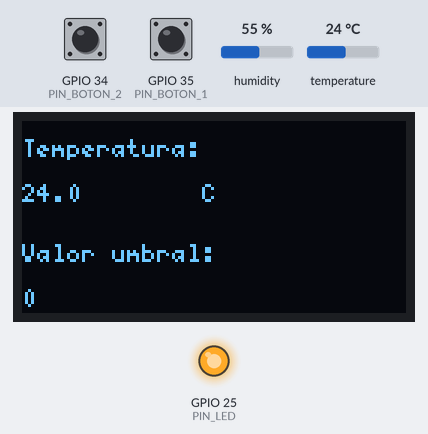
Recording of a sketch running on a simulated ESP32. On the bench: 128×64 one-colour display, output pins drawn as LEDs (lit = HIGH). The test bench sets the inputs (shaded band); at power-on: temperature 24 °C, GPIO 34 (PIN_BOTON_2) HIGH, GPIO 35 (PIN_BOTON_1) HIGH, humidity 55 %. EEPROM starts erased; what the sketch prints to the serial monitor is not drawn.

Above: at 1.2 s.
1.3 s: temperature set to 12 °C
At 2.8 s:
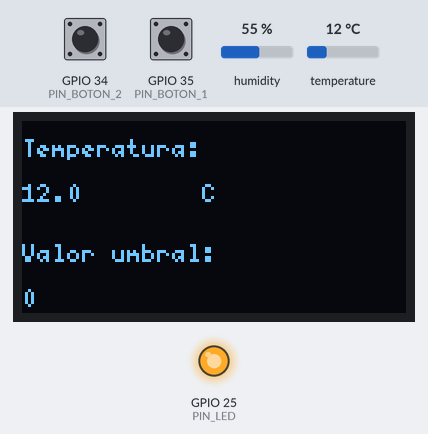
3.6 s: GPIO 34 (PIN_BOTON_2) pulled LOW for 0.15 s
5.2 s: GPIO 35 (PIN_BOTON_1) pulled LOW for 0.15 s
6.8 s: GPIO 35 (PIN_BOTON_1) pulled LOW for 1 s
At 9.0 s:
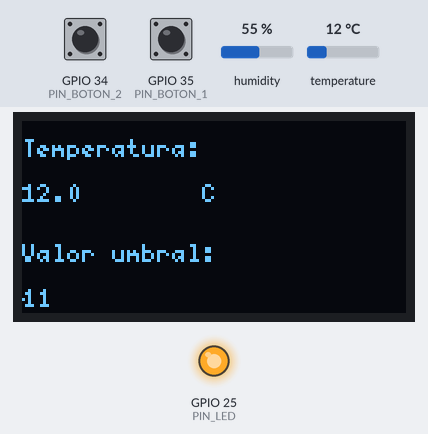
9.3 s: temperature set to 19 °C
11.7 s: GPIO 34 (PIN_BOTON_2) pulled LOW for 1 s
At 14.1 s:
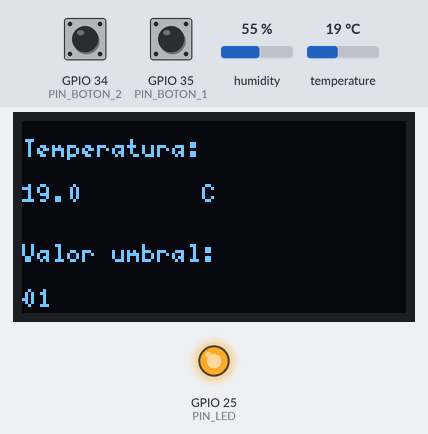
Timing chart, 0 to 15.2 s (numbered marks = the images above; inputs shaded):
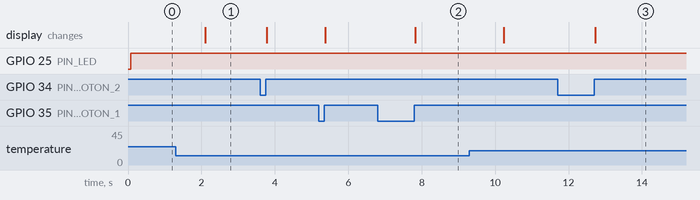

The sketch:

TP_FINAL_ST_2023_LEVEN_MORALES_PEREIRO.ino
```cpp
/**********************************
  TP FINAL
  Integrantes: Octavio Leven - Santiago Morales - Thiago Pereiro
 **********************************/

//Librerías
#include "U8g2lib.h"
#include "string.h"
//#include "DHT.h"
#include "DHT_U.h"
#include "Adafruit_Sensor.h"
#include <Preferences.h>

Preferences preferences;

//Constructores y variables globales
U8G2_SH1106_128X64_NONAME_F_HW_I2C u8g2(U8G2_R0, /* reset=*/ U8X8_PIN_NONE);

//Pantalla Display en pixeles
#define SCREEN_WIDTH 128
#define SCREEN_HEIGHT 64

#define DHTPIN 23
#define DHTTYPE DHT11
DHT dht(DHTPIN, DHTTYPE);
int estado = 0;

int valorUmbral;

#define PIN_BOTON_1 35
#define PIN_BOTON_2 34
#define PIN_LED 25

#define PANTALLA_1 0
#define ESTADO_SUMA 1
#define ESTADO_RESTA 2

void setup()
{
  Serial.begin(115200);
  Serial.println(F("OLED test"));
  u8g2.begin();
  dht.begin();

  pinMode(PIN_BOTON_1, INPUT_PULLUP);
  pinMode(PIN_BOTON_2, INPUT_PULLUP);
  pinMode(PIN_LED, OUTPUT);

  preferences.begin("my-app", false);
  valorUmbral = preferences.getUInt("UMBRAL", 0);

}

void loop()
{
  float t = dht.readTemperature();
  //Serial.println(t);
  char temp[5];
  sprintf(temp, "%2.1f", t);
  // Serial.println(temp);
  char umbral[3];
  sprintf(umbral, "%i", valorUmbral);
  Serial.println(valorUmbral);
  Serial.println(umbral);

  switch (estado) {
    case PANTALLA_1:
      u8g2.setFont(u8g_font_5x7);
      u8g2.drawStr(0, 12, "Temperatura: ");
      u8g2.drawStr(0, 27, temp);
      u8g2.drawStr(60, 27, "C");
      u8g2.drawStr(0, 47, "Valor umbral:");
      u8g2.drawStr(0, 62, umbral);
      u8g2.sendBuffer();

      if (digitalRead(PIN_BOTON_1) == LOW) {
        estado = ESTADO_SUMA;
      }

      if (digitalRead(PIN_BOTON_2) == LOW) {
        estado = ESTADO_RESTA;
      }

      if (t >= valorUmbral) {
        digitalWrite(PIN_LED, HIGH);
      }
      else {
        digitalWrite(PIN_LED, LOW);
      }


      break;

    case ESTADO_SUMA:
    if (digitalRead(PIN_BOTON_1) == HIGH) {
      valorUmbral++;
      estado = PANTALLA_1;
      }

      break;

    case ESTADO_RESTA:
    if (digitalRead(PIN_BOTON_2) == HIGH) {
      valorUmbral--;
      estado = PANTALLA_1;
      }
      break;
  }

}
```

Measured:
- after the input at 1.3 s, the display: changes after 0.80 s (image 1)
- after the input at 6.8 s, the display: changes after 1.0 s (image 2)
- after the input at 11.7 s, the display: changes after 1.0 s (image 3)
